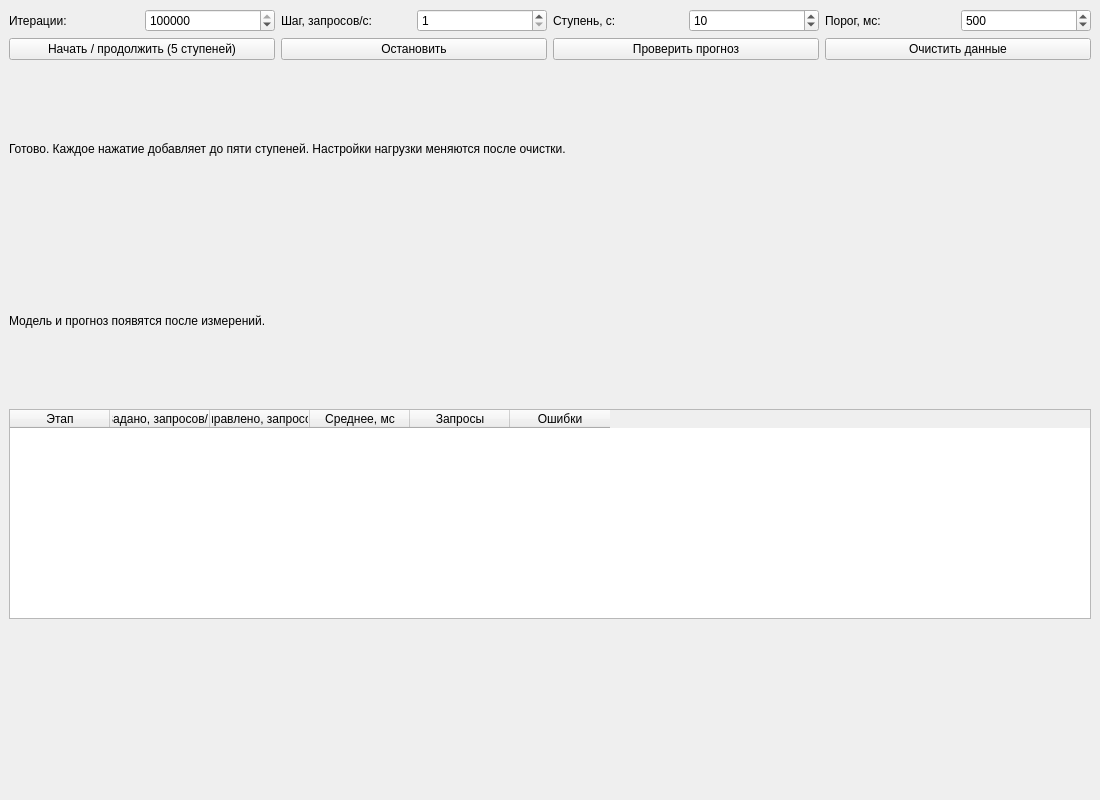
<?xml version="1.0" encoding="UTF-8"?>
<ui version="4.0">
 <class>MainWindow</class>
 <widget class="QMainWindow" name="MainWindow">
  <property name="geometry"><rect><x>0</x><y>0</y><width>1100</width><height>800</height></rect></property>
  <property name="windowTitle"><string>Прогноз нагрузки сервера</string></property>
  <widget class="QWidget" name="centralwidget">
   <layout class="QVBoxLayout" name="mainLayout">
    <item><layout class="QHBoxLayout" name="settingsLayout">
     <item><widget class="QLabel" name="iterationsLabel"><property name="text"><string>Итерации:</string></property></widget></item>
     <item><widget class="QSpinBox" name="iterationsSpinBox"><property name="minimum"><number>1</number></property><property name="maximum"><number>5000000</number></property><property name="value"><number>100000</number></property></widget></item>
     <item><widget class="QLabel" name="stepLabel"><property name="text"><string>Шаг, запросов/с:</string></property></widget></item>
     <item><widget class="QSpinBox" name="stepSpinBox"><property name="minimum"><number>1</number></property><property name="maximum"><number>20</number></property><property name="value"><number>1</number></property></widget></item>
     <item><widget class="QLabel" name="durationLabel"><property name="text"><string>Ступень, с:</string></property></widget></item>
     <item><widget class="QSpinBox" name="durationSpinBox"><property name="minimum"><number>5</number></property><property name="maximum"><number>60</number></property><property name="value"><number>10</number></property></widget></item>
     <item><widget class="QLabel" name="thresholdLabel"><property name="text"><string>Порог, мс:</string></property></widget></item>
     <item><widget class="QSpinBox" name="thresholdSpinBox"><property name="minimum"><number>1</number></property><property name="maximum"><number>30000</number></property><property name="value"><number>500</number></property></widget></item>
    </layout></item>
    <item><layout class="QHBoxLayout" name="buttonsLayout">
     <item><widget class="QPushButton" name="startButton"><property name="text"><string>Начать / продолжить (5 ступеней)</string></property></widget></item>
     <item><widget class="QPushButton" name="stopButton"><property name="text"><string>Остановить</string></property></widget></item>
     <item><widget class="QPushButton" name="validateButton"><property name="text"><string>Проверить прогноз</string></property></widget></item>
     <item><widget class="QPushButton" name="clearButton"><property name="text"><string>Очистить данные</string></property></widget></item>
    </layout></item>
    <item><widget class="QLabel" name="statusLabel"><property name="text"><string>Готово. Каждое нажатие добавляет до пяти ступеней. Настройки нагрузки меняются после очистки.</string></property><property name="wordWrap"><bool>true</bool></property></widget></item>
    <item><widget class="QLabel" name="resultLabel"><property name="text"><string>Модель и прогноз появятся после измерений.</string></property><property name="wordWrap"><bool>true</bool></property></widget></item>
    <item><widget class="QTableWidget" name="measurementsTable">
     <property name="maximumSize"><size><width>16777215</width><height>210</height></size></property>
     <property name="editTriggers"><set>QAbstractItemView::NoEditTriggers</set></property>
     <column><property name="text"><string>Этап</string></property></column>
     <column><property name="text"><string>Задано, запросов/с</string></property></column>
     <column><property name="text"><string>Отправлено, запросов/с</string></property></column>
     <column><property name="text"><string>Среднее, мс</string></property></column>
     <column><property name="text"><string>Запросы</string></property></column>
     <column><property name="text"><string>Ошибки</string></property></column>
    </widget></item>
    <item><widget class="QWidget" name="chartContainer" native="true"><layout class="QVBoxLayout" name="chartLayout"/></widget></item>
   </layout>
  </widget>
 </widget>
 <resources/>
 <connections/>
</ui>
